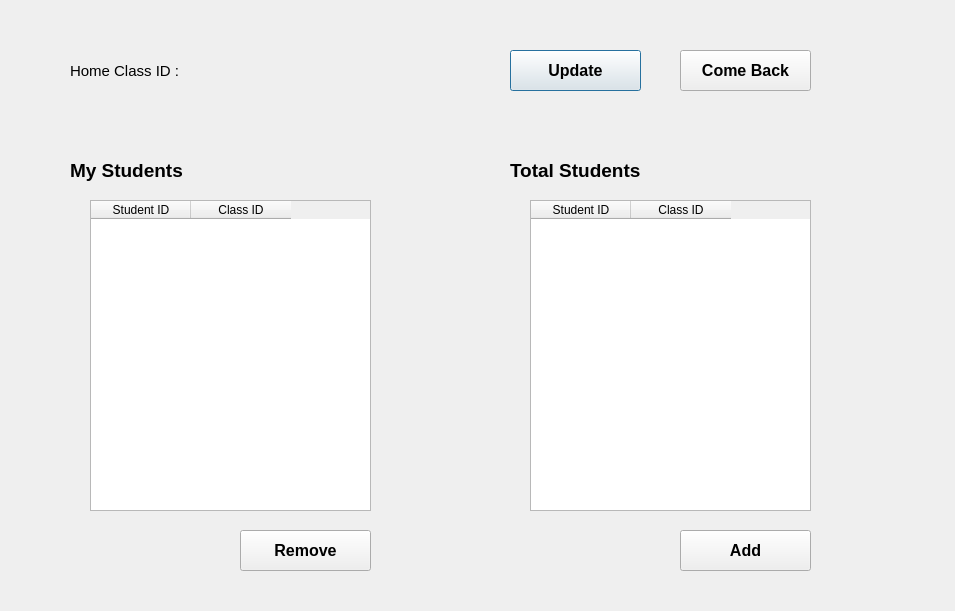
<?xml version="1.0" encoding="UTF-8"?>
<ui version="4.0">
 <class>Dialog</class>
 <widget class="QDialog" name="Dialog">
  <property name="geometry">
   <rect>
    <x>0</x>
    <y>0</y>
    <width>955</width>
    <height>611</height>
   </rect>
  </property>
  <property name="windowTitle">
   <string>Dialog</string>
  </property>
  <widget class="QTableWidget" name="myStudentsTable">
   <property name="geometry">
    <rect>
     <x>90</x>
     <y>200</y>
     <width>281</width>
     <height>311</height>
    </rect>
   </property>
   <column>
    <property name="text">
     <string>Student ID</string>
    </property>
   </column>
   <column>
    <property name="text">
     <string>Class ID</string>
    </property>
   </column>
  </widget>
  <widget class="QLabel" name="managerIdLabel">
   <property name="geometry">
    <rect>
     <x>70</x>
     <y>150</y>
     <width>281</width>
     <height>41</height>
    </rect>
   </property>
   <property name="font">
    <font>
     <pointsize>14</pointsize>
     <weight>75</weight>
     <bold>true</bold>
    </font>
   </property>
   <property name="text">
    <string>My Students</string>
   </property>
  </widget>
  <widget class="QPushButton" name="updateStudentsTableBtn">
   <property name="geometry">
    <rect>
     <x>510</x>
     <y>50</y>
     <width>131</width>
     <height>41</height>
    </rect>
   </property>
   <property name="font">
    <font>
     <pointsize>12</pointsize>
     <weight>75</weight>
     <bold>true</bold>
    </font>
   </property>
   <property name="text">
    <string>Update</string>
   </property>
  </widget>
  <widget class="QPushButton" name="comeBackBtn">
   <property name="geometry">
    <rect>
     <x>680</x>
     <y>50</y>
     <width>131</width>
     <height>41</height>
    </rect>
   </property>
   <property name="font">
    <font>
     <pointsize>12</pointsize>
     <weight>75</weight>
     <bold>true</bold>
    </font>
   </property>
   <property name="text">
    <string>Come Back</string>
   </property>
  </widget>
  <widget class="QLabel" name="classIdLabel">
   <property name="geometry">
    <rect>
     <x>70</x>
     <y>50</y>
     <width>181</width>
     <height>41</height>
    </rect>
   </property>
   <property name="font">
    <font>
     <pointsize>11</pointsize>
    </font>
   </property>
   <property name="text">
    <string>Home Class ID :</string>
   </property>
  </widget>
  <widget class="QLabel" name="managerIdLabel_2">
   <property name="geometry">
    <rect>
     <x>510</x>
     <y>150</y>
     <width>181</width>
     <height>41</height>
    </rect>
   </property>
   <property name="font">
    <font>
     <pointsize>14</pointsize>
     <weight>75</weight>
     <bold>true</bold>
    </font>
   </property>
   <property name="text">
    <string>Total Students</string>
   </property>
  </widget>
  <widget class="QTableWidget" name="allStudentsTable">
   <property name="geometry">
    <rect>
     <x>530</x>
     <y>200</y>
     <width>281</width>
     <height>311</height>
    </rect>
   </property>
   <column>
    <property name="text">
     <string>Student ID</string>
    </property>
   </column>
   <column>
    <property name="text">
     <string>Class ID</string>
    </property>
   </column>
  </widget>
  <widget class="QPushButton" name="addStudentBtn">
   <property name="geometry">
    <rect>
     <x>680</x>
     <y>530</y>
     <width>131</width>
     <height>41</height>
    </rect>
   </property>
   <property name="font">
    <font>
     <pointsize>12</pointsize>
     <weight>75</weight>
     <bold>true</bold>
    </font>
   </property>
   <property name="text">
    <string>Add</string>
   </property>
  </widget>
  <widget class="QPushButton" name="removeStudentBtn">
   <property name="geometry">
    <rect>
     <x>240</x>
     <y>530</y>
     <width>131</width>
     <height>41</height>
    </rect>
   </property>
   <property name="font">
    <font>
     <pointsize>12</pointsize>
     <weight>75</weight>
     <bold>true</bold>
    </font>
   </property>
   <property name="text">
    <string>Remove</string>
   </property>
  </widget>
 </widget>
 <resources/>
 <connections/>
</ui>
